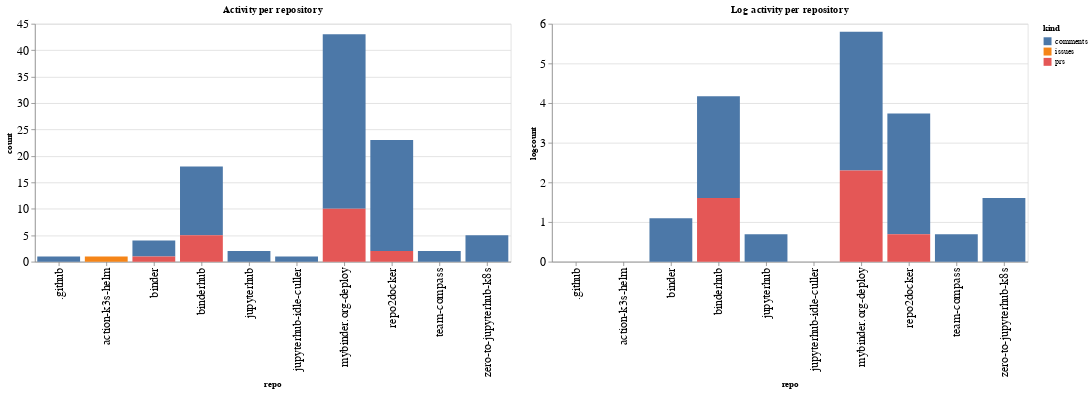

Notebook code cell kept with this figure:
### Code cell
ch1 = alt.Chart(repo_summaries, width=600, title="Activity per repository").mark_bar().encode(
    x='repo',
    y='count',
    color='kind',
    tooltip="kind"
)

ch2 = alt.Chart(repo_summaries, width=600, title="Log activity per repository").mark_bar().encode(
    x='repo',
    y='logcount',
    color='kind',
    tooltip="kind"
)

ch1 | ch2

### Figure 1 — Vega-Lite specification as saved in the notebook (floating-point values rounded to 4 significant figures)
{"config": {"axisLeft": {"labelFontSize": 15}, "axisBottom": {"labelFontSize": 15}}, "hconcat": [{"mark": "bar", "encoding": {"color": {"type": "nominal", "field": "kind"}, "tooltip": {"type": "nominal", "field": "kind"}, "x": {"type": "nominal", "field": "repo"}, "y": {"type": "quantitative", "field": "count"}}, "title": "Activity per repository", "width": 600}, {"mark": "bar", "encoding": {"color": {"type": "nominal", "field": "kind"}, "tooltip": {"type": "nominal", "field": "kind"}, "x": {"type": "nominal", "field": "repo"}, "y": {"type": "quantitative", "field": "logcount"}}, "title": "Log activity per repository", "width": 600}], "data": {"name": "data-db2537735dfd717ea4c710d5ef2d5384"}, "$schema": "https://vega.github.io/schema/vega-lite/v4.8.1.json", "datasets": {"data-db2537735dfd717ea4c710d5ef2d5384": [{"repo": ".github", "kind": "comments", "count": 1, "logcount": 0.0}, {"repo": "action-k3s-helm", "kind": "issues", "count": 1, "logcount": 0.0}, {"repo": "binder", "kind": "comments", "count": 3, "logcount": 1.099}, {"repo": "binder", "kind": "prs", "count": 1, "logcount": 0.0}, {"repo": "binderhub", "kind": "comments", "count": 13, "logcount": 2.565}, {"repo": "binderhub", "kind": "prs", "count": 5, "logcount": 1.609}, {"repo": "jupyterhub", "kind": "comments", "count": 2, "logcount": 0.6931}, {"repo": "jupyterhub-idle-culler", "kind": "comments", "count": 1, "logcount": 0.0}, {"repo": "mybinder.org-deploy", "kind": "comments", "count": 33, "logcount": 3.497}, {"repo": "mybinder.org-deploy", "kind": "prs", "count": 10, "logcount": 2.303}, {"repo": "repo2docker", "kind": "comments", "count": 21, "logcount": 3.045}, {"repo": "repo2docker", "kind": "prs", "count": 2, "logcount": 0.6931}, {"repo": "team-compass", "kind": "comments", "count": 2, "logcount": 0.6931}, {"repo": "zero-to-jupyterhub-k8s", "kind": "comments", "count": 5, "logcount": 1.609}]}}
